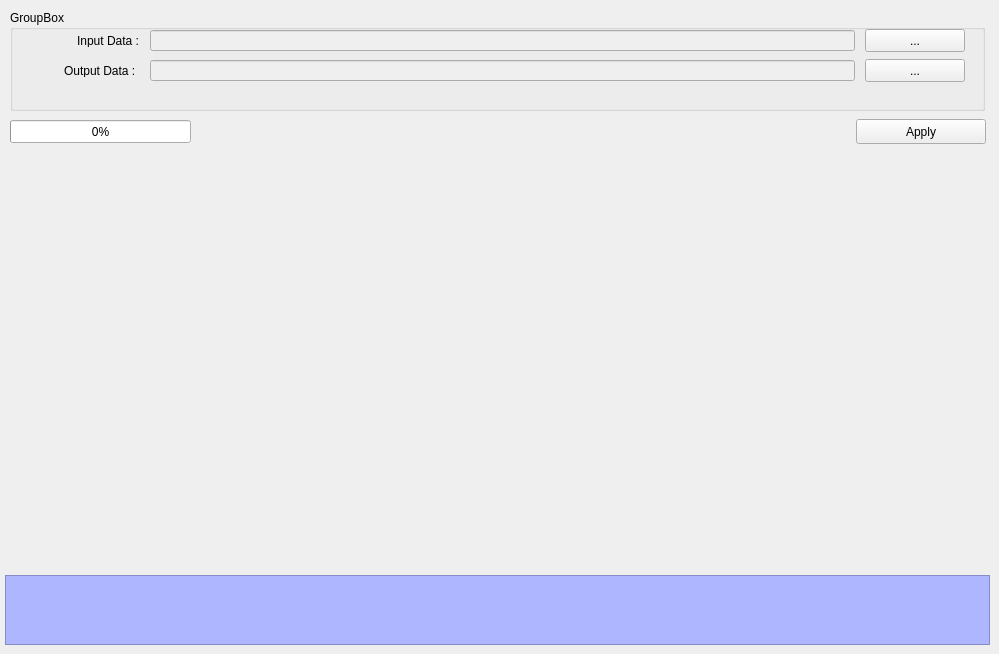
    <widget class="QWidget" name="tab_7">
     <attribute name="title">
      <string>Make ASC</string>
     </attribute>
     <widget class="QGroupBox" name="groupBox_7">
      <property name="geometry">
       <rect>
        <x>10</x>
        <y>10</y>
        <width>975</width>
        <height>101</height>
       </rect>
      </property>
      <property name="title">
       <string>GroupBox</string>
      </property>
      <widget class="QLabel" name="label_23">
       <property name="geometry">
        <rect>
         <x>67</x>
         <y>25</y>
         <width>86</width>
         <height>12</height>
        </rect>
       </property>
       <property name="text">
        <string>Input Data :</string>
       </property>
      </widget>
      <widget class="QPushButton" name="btn_input_asc">
       <property name="geometry">
        <rect>
         <x>855</x>
         <y>19</y>
         <width>100</width>
         <height>23</height>
        </rect>
       </property>
       <property name="text">
        <string>...</string>
       </property>
      </widget>
      <widget class="QPushButton" name="btn_output_asc">
       <property name="geometry">
        <rect>
         <x>855</x>
         <y>49</y>
         <width>100</width>
         <height>23</height>
        </rect>
       </property>
       <property name="text">
        <string>...</string>
       </property>
      </widget>
      <widget class="QLabel" name="label_24">
       <property name="geometry">
        <rect>
         <x>54</x>
         <y>55</y>
         <width>96</width>
         <height>12</height>
        </rect>
       </property>
       <property name="text">
        <string>Output Data :</string>
       </property>
      </widget>
      <widget class="QLineEdit" name="txt_output_asc">
       <property name="enabled">
        <bool>false</bool>
       </property>
       <property name="geometry">
        <rect>
         <x>140</x>
         <y>50</y>
         <width>705</width>
         <height>21</height>
        </rect>
       </property>
      </widget>
      <widget class="QLineEdit" name="txt_input_asc">
       <property name="enabled">
        <bool>false</bool>
       </property>
       <property name="geometry">
        <rect>
         <x>140</x>
         <y>20</y>
         <width>705</width>
         <height>21</height>
        </rect>
       </property>
      </widget>
     </widget>
     <widget class="QTextEdit" name="textEdit_6">
      <property name="enabled">
       <bool>false</bool>
      </property>
      <property name="geometry">
       <rect>
        <x>5</x>
        <y>575</y>
        <width>985</width>
        <height>70</height>
       </rect>
      </property>
      <property name="styleSheet">
       <string notr="true">background-color: rgb(174, 182, 255);
font: 75 10pt &quot;MS Shell Dlg 2&quot;;</string>
      </property>
     </widget>
     <widget class="QPushButton" name="btn_apply_ASC">
      <property name="geometry">
       <rect>
        <x>856</x>
        <y>119</y>
        <width>130</width>
        <height>25</height>
       </rect>
      </property>
      <property name="text">
       <string>Apply</string>
      </property>
     </widget>
     <widget class="QProgressBar" name="asc_progressBar">
      <property name="geometry">
       <rect>
        <x>10</x>
        <y>120</y>
        <width>181</width>
        <height>23</height>
       </rect>
      </property>
      <property name="value">
       <number>0</number>
      </property>
     </widget>
    </widget>
